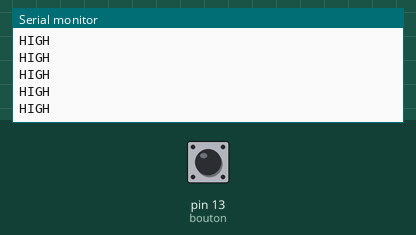
Recording of a sketch running on a simulated Arduino Uno, built with avr-gcc and run on an emulated ATmega328P. On the bench: the last lines printed to the serial monitor. The inputs (shaded band) are chosen by the test bench; at power-on: pin 13 (bouton) HIGH.

Above: at 1.2 s.
1.3 s: pin 13 (bouton) driven LOW
At 2.3 s:
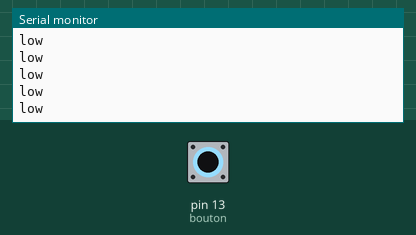
3.2 s: pin 13 (bouton) driven HIGH
At 3.9 s:
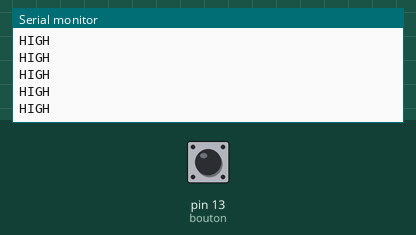

Measured:
- after the input at 1.3 s, the serial monitor: prints a new line after 0.07 s (image 1)

The sketch:

bouton.ino
```cpp
const int bouton=13;

void setup() {
  pinMode(bouton,INPUT);
  Serial.begin(9600);
  // put your setup code here, to run once:

}

void loop() {

  if (digitalRead(bouton)==LOW){
  Serial.println("low");}
  if (digitalRead(bouton)==HIGH){
  Serial.println("HIGH");}
  // put your main code here, to run repeatedly:

}
```
